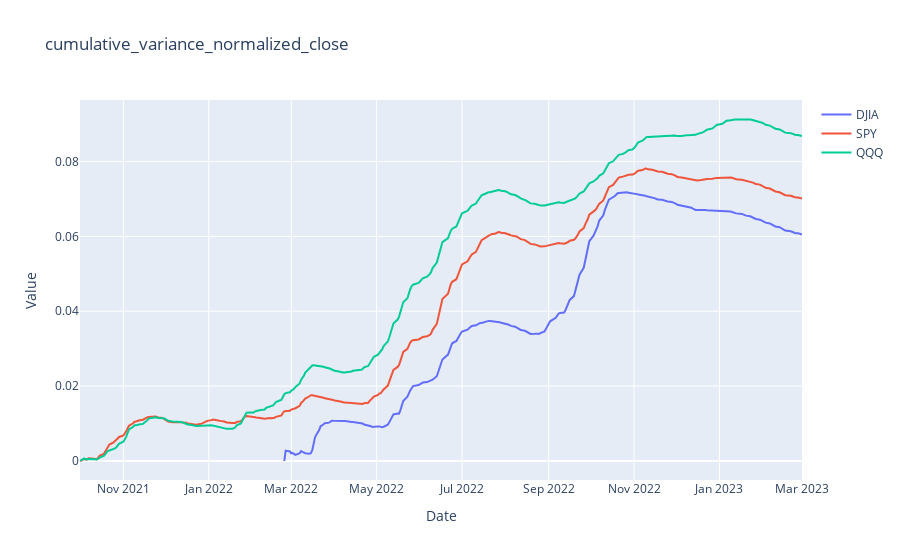

Notebook cell for this chart:
### Code cell
plot.plot_column_across_tickers(df, col_name = 'cumulative_variance_normalized_close', title='cumulative_variance_normalized_close')

### Figure 1 — Plotly figure (JSON) as saved in the notebook; plotly's stock layout.template omitted (floating-point values rounded to 4 significant figures; data arrays with more than 128 entries replaced by an {"elided": "..."} marker saying what was removed)
{"data": [{"mode": "lines", "name": "DJIA", "type": "scatter", "x": {"elided": "255 str values"}, "y": {"elided": "255 float values"}}, {"mode": "lines", "name": "SPY", "type": "scatter", "x": {"elided": "355 str values"}, "y": {"elided": "355 float values"}}, {"mode": "lines", "name": "QQQ", "type": "scatter", "x": {"elided": "355 str values"}, "y": {"elided": "355 float values"}}], "layout": {"autosize": true, "title": {"text": "cumulative_variance_normalized_close"}, "xaxis": {"autorange": true, "range": ["2021-10-01", "2023-03-01"], "title": {"text": "Date"}, "type": "date"}, "yaxis": {"autorange": true, "range": [-0.005076, 0.09644], "title": {"text": "Value"}, "type": "linear"}}}
